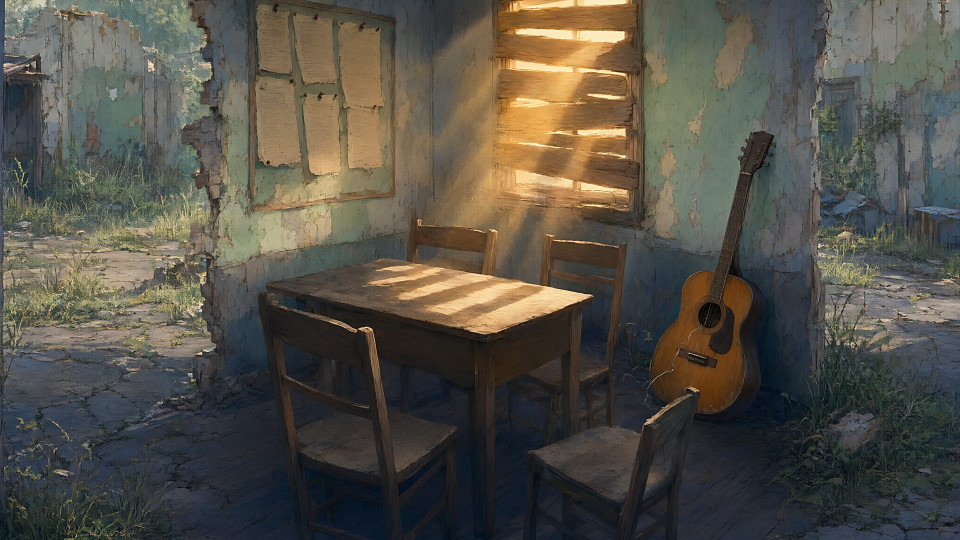
#> input picture _release_stage/Leto_kotorogo_ne_bylo/game/images/bg_abandoned.jpg, 1920 x 1080 px (shown at 1/2 size); the run also reads 1 picture not shown here
$ python make_release_zip.py
#> lines starting #> are read from the running program, lines starting #| are printed output that depends on the picture
#!/usr/bin/env python3
# -*- coding: utf-8 -*-
"""
make_release_zip.py — сборка ОДНОГО компактного zip-архива игры
«Лето, которого не было» (релиз v1.2 «single-file»).

Зачем: полный пак v1.1 весил 64 МБ и не скачивался одним файлом.
Здесь тот же контент, но ассеты пережаты в форматы, которые Ren'Py 8
поддерживает официально (см. renpy.org/doc/html/displayables.html —
«AVIF WEBP PNG JPG», renpy.org/doc/html/audio.html — «Opus, Ogg Vorbis, …»):

  * фоны и CG      : JPEG q90  -> WebP q76   (1920x1080, то же изображение)
  * спрайты        : PNG       -> WebP q86   (с альфа-каналом)
  * меню-арт/GUI   : PNG/JPEG  -> WebP q85
  * музыка         : Vorbis ~120k -> Opus ~55k (петли остаются бесшовными:
                     длительность и RMS краёв проверяются после кодирования)
  * SFX/амбиенты   : Vorbis -> Opus mono
  * шрифты PT      : оставляем только 4 используемых и сабсетим их
                     (кириллица + латиница + пунктуация)

Все ссылки в .rpy переписываются автоматически, затем прогоняется
tools/validate_project.py по собранной копии — релиз не собирается,
если хоть одна ссылка битая.

Использование:
    python3 tools/make_release_zip.py [--preset balanced|lite] [--out PATH]
"""
import argparse
import os
import shutil
import subprocess
import sys
import zipfile

from PIL import Image, ImageFilter

HERE = os.path.dirname(os.path.abspath(__file__))
PROJ = os.path.abspath(os.path.join(HERE, ".."))
SRC_GAME = os.path.join(PROJ, "renpy_project", "game")
## Пути рабочего каталога и «мастеров» можно переопределить переменными
## окружения. Раньше здесь были зашиты абсолютные пути конкретной машины
## (/home/user/...), из-за чего сборка релиза на любом другом месте
## складывала временные файлы в непредсказуемую точку файловой системы.
MASTERS = os.environ.get("LETO_MASTERS", os.path.join(PROJ, "work_audio"))
STAGE = os.environ.get("LETO_STAGE", os.path.join(PROJ, "_release_stage"))
TOOLS = os.path.join(PROJ, "tools")

PRESETS = {
    # (webp фонов, webp спрайтов, webp gui, opus музыка, opus sfx, сторона фона)
    "balanced": dict(bg=76, sprite=86, gui=85, music=40000, sfx=28000, size=1920),
    "lite":     dict(bg=70, sprite=80, gui=80, music=32000, sfx=24000, size=1600),
    "max":      dict(bg=85, sprite=92, gui=90, music=64000, sfx=40000, size=1920),
}

SKIP_DIRS = {"cache", "saves", "__pycache__"}
## В релиз не должны попадать артефакты прогонов движка и резервные копии.
## Раньше здесь был только prepare_result.txt: если разработчик хотя бы раз
## запускал проект/линт, в game/ появлялись log.txt, errors.txt и
## traceback.txt, и copy_tree() добросовестно тащил их в zip.
SKIP_FILES = {
    "prepare_result.txt",
    "log.txt",
    "errors.txt",
    "traceback.txt",
    "dialogue.txt",
    "profile_screen.txt",
}
SKIP_SUFFIXES = (".rpyc", ".rpymc", ".rpyb", ".pyc", ".bak")


def log(msg):
    print(msg, flush=True)


# ---------------------------------------------------------------------------
# копирование
# ---------------------------------------------------------------------------
def copy_tree(src, dst):
#> called with src = 'renpy_project/game'
    n = 0
    for root, dirnames, filenames in os.walk(src):
        dirnames[:] = [d for d in dirnames if d not in SKIP_DIRS]
        rel = os.path.relpath(root, src)
        out = os.path.join(dst, rel) if rel != "." else dst
        os.makedirs(out, exist_ok=True)
        for fn in filenames:
            if fn in SKIP_FILES or fn.endswith(SKIP_SUFFIXES):
                continue
            shutil.copyfile(os.path.join(root, fn), os.path.join(out, fn))
            n += 1
#> pass 2 of the loop in copy_tree, `for root, dirnames, filenames in os.walk(src):`:
#> pass 2 of the loop in main, `for d in ("docs", "tools"):`:
#> in optimize_images, base is the input picture: PIL image 1920x1080 RGB; mean R, G, B 84.8, 81.4, 71.9
    return n


# ---------------------------------------------------------------------------
# изображения
# ---------------------------------------------------------------------------
def crop_master(path, side, yoff=0.5):
    """Повторяет work_audio/fix_bg.py: кроп 16:9 -> side x side*9/16 -> unsharp."""
#> called with path = 'work_audio/bg_abandoned.png', side = 1920, yoff = 0.5
    im = Image.open(path).convert("RGB")
    w, h = im.size
#> w = 1920; h = 1080
    ch = int(w * 9 / 16)
#> ch = 1080
    y0 = int((h - ch) * yoff)
#> y0 = 0
    im = im.crop((0, y0, w, y0 + ch)).resize((side, int(side * 9 / 16)), Image.LANCZOS)
    return im.filter(ImageFilter.UnsharpMask(radius=2, percent=60, threshold=3))


def diff(a, b):
    import numpy as np
    a = np.asarray(a.convert("RGB"), dtype=np.int16)
    b = np.asarray(b.convert("RGB"), dtype=np.int16)
    if a.shape != b.shape:
        return 999.0
    return float(abs(a - b).mean())


def save_webp(im, dst, q, method=4):
    im.save(dst, quality=q, method=method)
    return os.path.getsize(dst)


def optimize_images(game, P):
    side = P["size"]
    img = os.path.join(game, "images")
    total_before = total_after = 0
    from_master = 0

    for fn in sorted(os.listdir(img)):
        src = os.path.join(img, fn)
        stem, ext = os.path.splitext(fn)
        ext = ext.lower()
        if ext not in (".jpg", ".jpeg", ".png"):
            continue
        total_before += os.path.getsize(src)
        dst = os.path.join(img, stem + ".webp")

        if ext in (".jpg", ".jpeg"):
            # фон/CG: пробуем взять бесcпорный мастер (PNG до jpeg-сжатия)
            master = os.path.join(MASTERS, stem + ".png")
            base = Image.open(src).convert("RGB")
            if os.path.exists(master):
                m = crop_master(master, base.size[0])
                if diff(m, base) < 3.0:      # мастер совпадает с отгруженным кадром
                    base = m
                    from_master += 1
            if side != 1920:
                base = base.resize((side, int(side * 9 / 16)), Image.LANCZOS)
            save_webp(base, dst, P["bg"])
        else:
            im = Image.open(src)
            if im.mode != "RGBA":
                im = im.convert("RGBA")
            if side != 1920:
                k = side / 1920.0
                im = im.resize((max(1, int(im.width * k)), max(1, int(im.height * k))),
                               Image.LANCZOS)
            save_webp(im, dst, P["sprite"])

        total_after += os.path.getsize(dst)
        os.remove(src)
        log(f"  images/{fn} -> {stem}.webp  "
            f"{os.path.getsize(dst)/1024:.0f} КБ")
#> pass 2 of the loop in optimize_images, `for fn in sorted(os.listdir(img)):`:
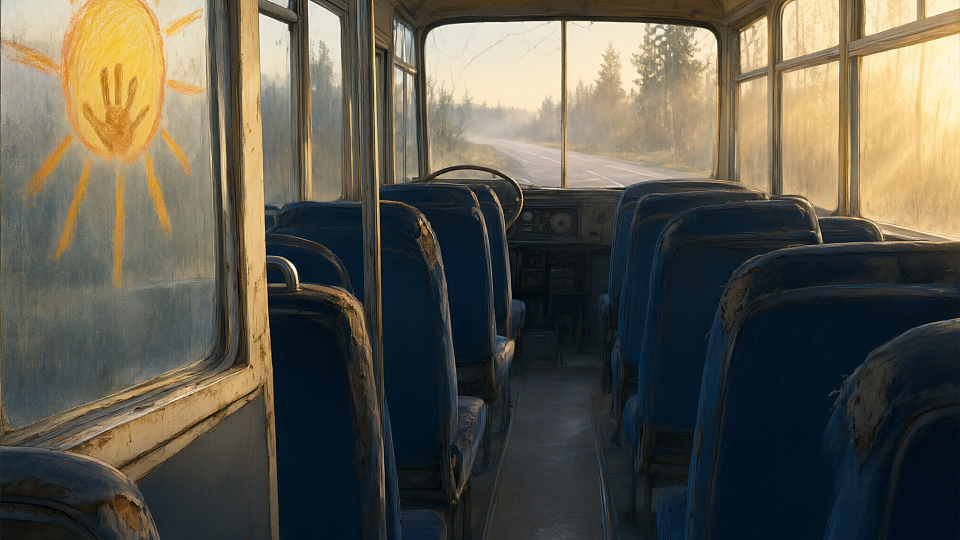
#> input picture _release_stage/Leto_kotorogo_ne_bylo/game/images/bg_bus.jpg, 1920 x 1080 px (shown at 1/2 size)
#> in optimize_images, base is the input picture: PIL image 1920x1080 RGB; mean R, G, B 91.5, 88.3, 76.6

    # GUI
    gui = os.path.join(game, "gui")
    for fn, q in (("main_menu.png", P["gui"]), ("game_menu.png", P["gui"])):
        p = os.path.join(gui, fn)
        if os.path.exists(p):
            total_before += os.path.getsize(p)
            im = Image.open(p).convert("RGB")
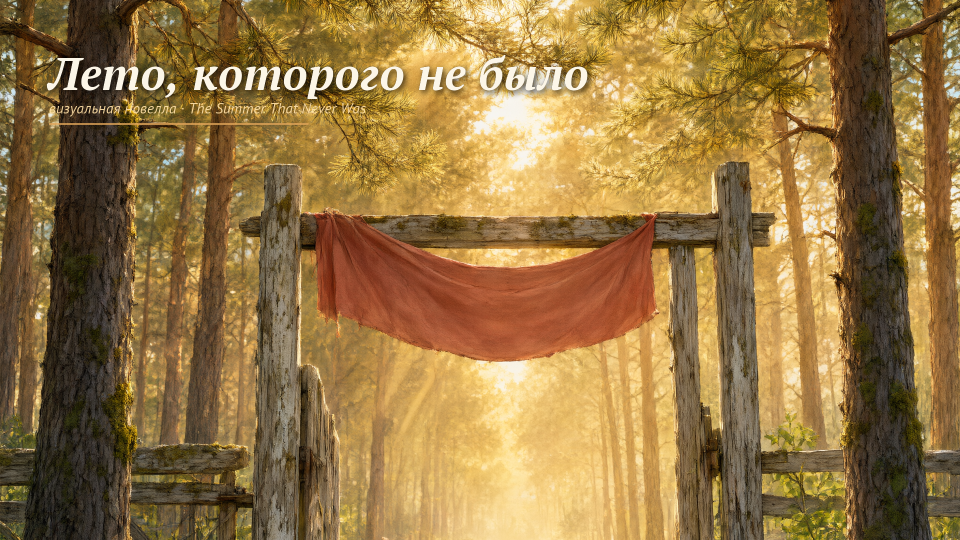
#> input picture _release_stage/Leto_kotorogo_ne_bylo/game/gui/main_menu.png, 1920 x 1080 px (shown at 1/2 size)
#> im is the input picture: PIL image 1920x1080 RGB; mean R, G, B 149.3, 118.1, 67.8
            if side != 1920:
                im = im.resize((side, int(side * 9 / 16)), Image.LANCZOS)
            dst = os.path.join(gui, os.path.splitext(fn)[0] + ".webp")
            save_webp(im, dst, q)
            total_after += os.path.getsize(dst)
            os.remove(p)
            log(f"  gui/{fn} -> {os.path.basename(dst)}  {os.path.getsize(dst)/1024:.0f} КБ")
#> pass 2 of the loop in optimize_images, `for fn, q in (("main_menu.png", P["gui"]), ("game_menu.png", P["gui"])):`:
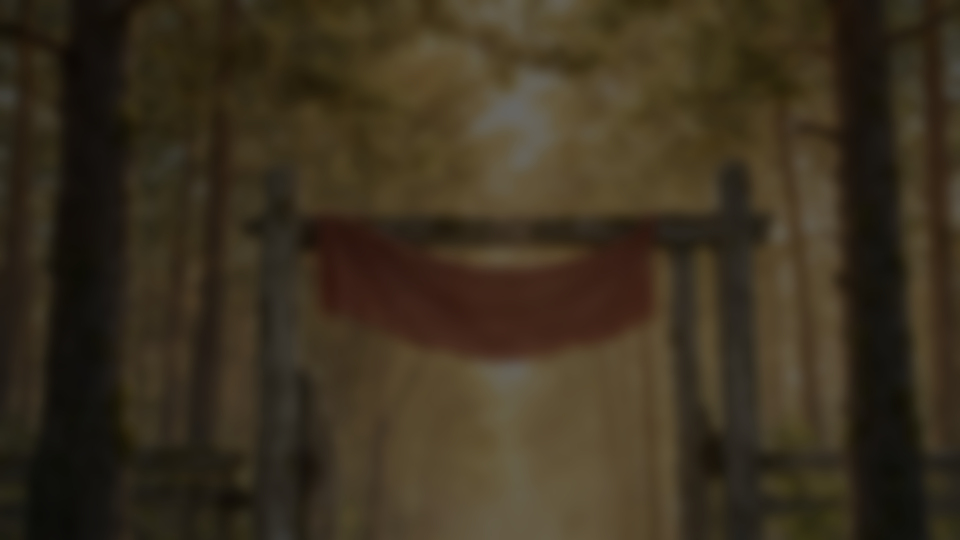
#> input picture _release_stage/Leto_kotorogo_ne_bylo/game/gui/game_menu.png, 1920 x 1080 px (shown at 1/2 size)
#> in optimize_images, im is the input picture: PIL image 1920x1080 RGB; mean R, G, B 59.2, 48.7, 31.4
    p = os.path.join(gui, "card_bg.jpg")
    if os.path.exists(p):
        total_before += os.path.getsize(p)
        im = Image.open(p).convert("RGB")
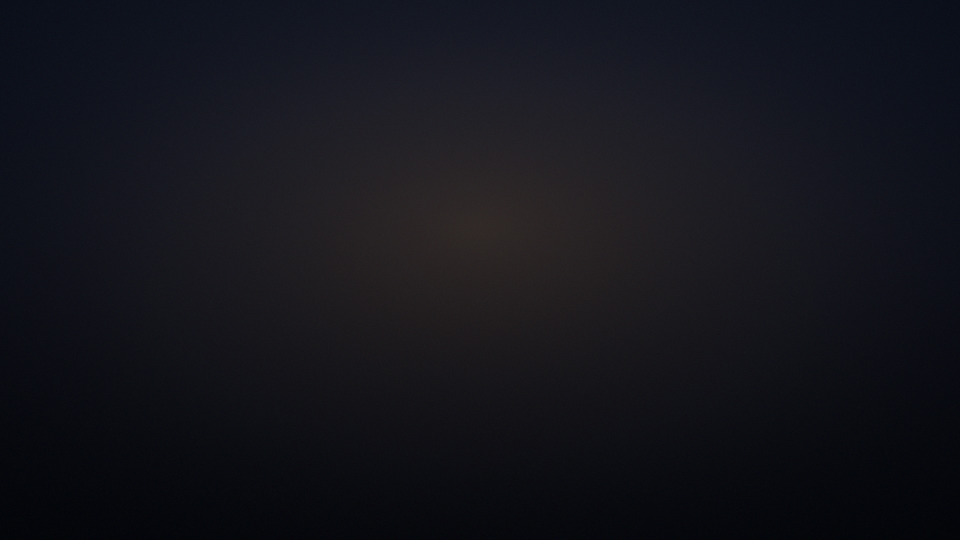
#> input picture _release_stage/Leto_kotorogo_ne_bylo/game/gui/card_bg.jpg, 1920 x 1080 px (shown at 1/2 size)
#> im is the input picture: PIL image 1920x1080 RGB; mean R, G, B 19.9, 20.2, 26.9
        dst = os.path.join(gui, "card_bg.webp")
        save_webp(im, dst, P["gui"])
        total_after += os.path.getsize(dst)
        os.remove(p)
        log(f"  gui/card_bg.jpg -> card_bg.webp  {os.path.getsize(dst)/1024:.0f} КБ")

    log(f"[img] {total_before/1048576:.1f} МБ -> {total_after/1048576:.1f} МБ "
        f"(мастер-PNG использован для {from_master} кадров)")
    return total_before, total_after


# ---------------------------------------------------------------------------
# шрифты: оставить только используемые и отсабсетить
# ---------------------------------------------------------------------------
USED_FONTS = {"PTSans-Regular.ttf", "PTSans-Bold.ttf", "PTSans-Italic.ttf",
              "PTSerif-BoldItalic.ttf"}
KEEP_RANGES = [(0x20, 0x7E), (0xA0, 0xFF), (0x300, 0x36F), (0x400, 0x52F),
               (0x2000, 0x206F), (0x20A0, 0x20CF), (0x2116, 0x2116),
               (0x2122, 0x2122), (0x2190, 0x21FF), (0x25A0, 0x27BF),
               (0xFB00, 0xFB06), (0xFEFF, 0xFEFF)]


def subset_fonts(game, extra_text=""):
    from fontTools import subset
    fonts = os.path.join(game, "gui", "fonts")
    unicodes = ",".join(f"U+{a:04X}-{b:04X}" if a != b else f"U+{a:04X}"
                        for a, b in KEEP_RANGES)
    before = after = 0
#> (the run stopped early here; a loop or call above may not have finished)
